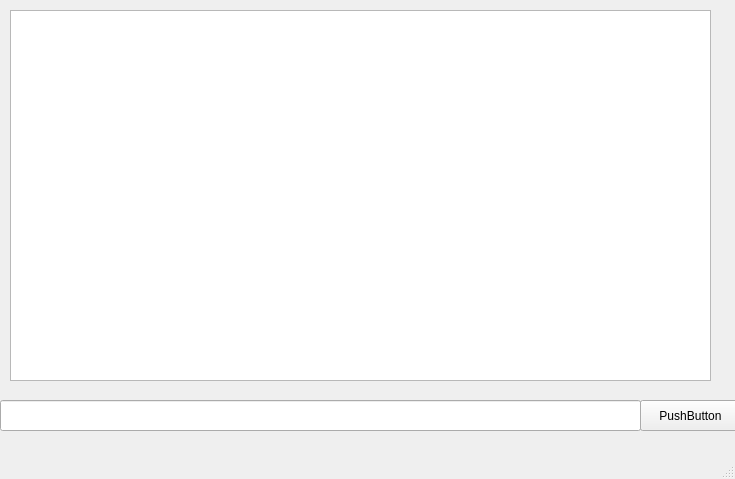
<?xml version="1.0" encoding="UTF-8"?>
<ui version="4.0">
 <class>chatpage2</class>
 <widget class="QMainWindow" name="chatpage2">
  <property name="geometry">
   <rect>
    <x>0</x>
    <y>0</y>
    <width>735</width>
    <height>479</height>
   </rect>
  </property>
  <property name="windowTitle">
   <string>MainWindow</string>
  </property>
  <widget class="QWidget" name="centralwidget">
   <widget class="QPushButton" name="pushButton">
    <property name="geometry">
     <rect>
      <x>640</x>
      <y>400</y>
      <width>101</width>
      <height>31</height>
     </rect>
    </property>
    <property name="text">
     <string>PushButton</string>
    </property>
   </widget>
   <widget class="QLineEdit" name="lineEdit">
    <property name="geometry">
     <rect>
      <x>0</x>
      <y>400</y>
      <width>641</width>
      <height>31</height>
     </rect>
    </property>
   </widget>
   <widget class="QTextBrowser" name="textBrowser_receivedMessages">
    <property name="geometry">
     <rect>
      <x>10</x>
      <y>10</y>
      <width>701</width>
      <height>371</height>
     </rect>
    </property>
   </widget>
  </widget>
  <widget class="QMenuBar" name="menubar">
   <property name="geometry">
    <rect>
     <x>0</x>
     <y>0</y>
     <width>735</width>
     <height>26</height>
    </rect>
   </property>
  </widget>
  <widget class="QStatusBar" name="statusbar"/>
 </widget>
 <resources/>
 <connections/>
</ui>
